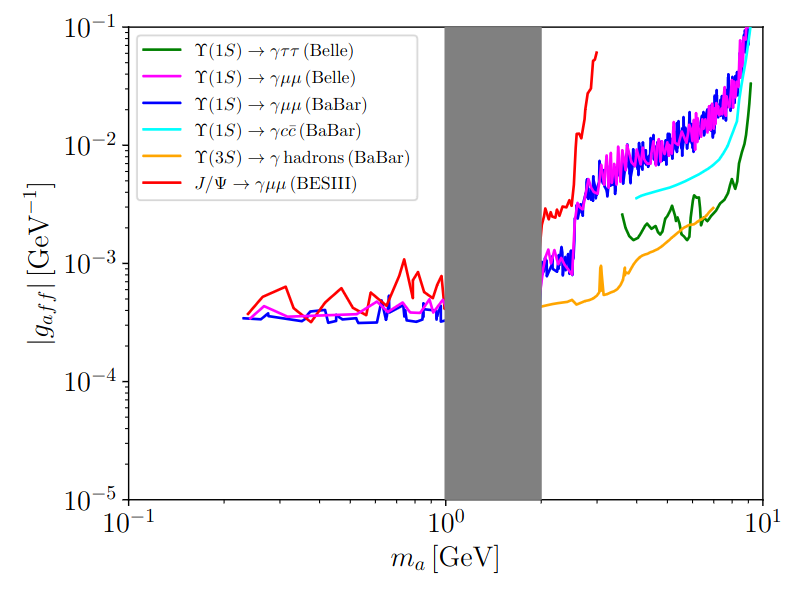
#> input picture plot.png, 792 x 591 px
$ jupyter execute digiplotter.ipynb
#> lines starting #> are read from the running program, lines starting #| are printed output that depends on the picture; long printed decimals are rounded
[cell 1]
from PIL import Image # Reading and manipulating images
import numpy as np # Math stuff
import matplotlib.pyplot as plt # Plot stuff
from matplotlib.patches import Rectangle
from sklearn.cluster import KMeans

## Reading the image

We are going to digitize Figure 4 from di Luzio, Guerrera, Ponce and Rigolin, [arXiv:2402.12454](https://arXiv.org/abs/2402.12454)

[cell 2]
img = Image.open('plot.png')
#> img is the input picture: PIL image 792x591 RGBA; mean R, G, B, A 235.6, 232.9, 236.2, 255

plt.figure(figsize=(10,10))
plt.imshow(np.asarray(img))
plt.xlabel('x')
plt.ylabel('y')

This is our plot-in-a-plot. Notice that the origin of coordinates for the image is located at the top left, and positive $y$ increases downwards.

## Defining the box

Now we define the box where we are going to look for the points of interest:

[cell 3]
min_x = 200
max_x = 650
min_y = 40
max_y = 400

[cell 4]
plt.figure(figsize=(10,10))
plt.imshow(np.asarray(img))
ax = plt.gca()
ax.add_patch(Rectangle((min_x, min_y), max_x-min_x, max_y-min_y, alpha=0.2))
plt.xlabel('x')
plt.ylabel('y')
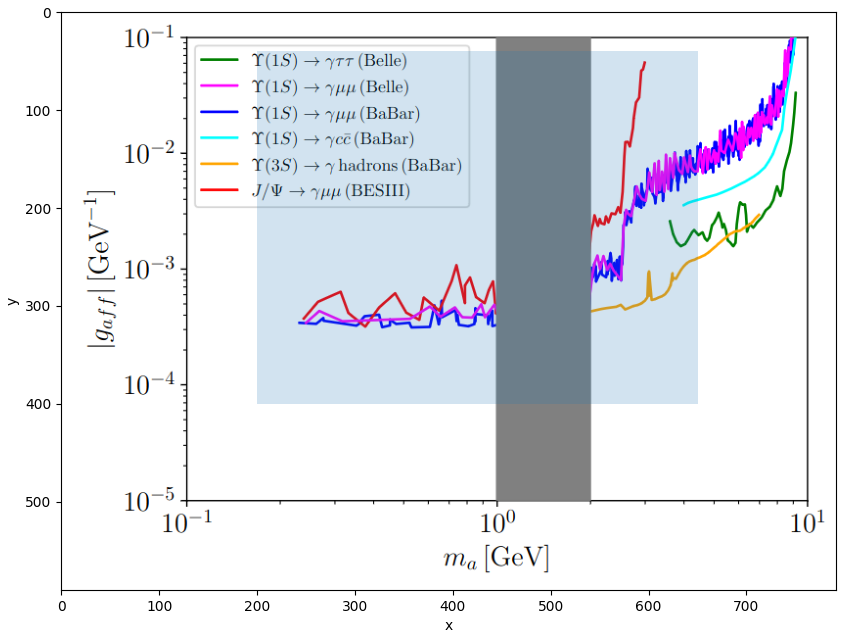
#> figure drawn by matplotlib, 1 panel

Only the points in the blue box will be digitized. This is useful, for example, to avoid the color parts of the legend.

## Extracting the data points

First, let us see what are the colors used in the plot. In order to avoid similar colors (e.g. due to aliasing), we cluster the colors using the $k$-means algorithm

[cell 5]
points = []
for x in range(min_x, max_x):
    for y in range(min_y, max_y):
        points.append(img.getpixel((x, y))[:3])
#> after the loop, points = 162000 items

km = KMeans(6).fit(points)
colors = km.cluster_centers_
#> colors = [[129.4, 129.8, 131.1], [254, 254, 253.8], [246.7, 68.2, 28.04], [23.14, 20.71, 247.7], [244.7, 13.06, 254.3], [53.65, 41.93, 50.67]]

for i, center in enumerate(colors):
    print(center)
    plt.fill_between([0,1], [i,i], [i+1, i+1], color=np.clip(np.array(center)/255, 0, 1))
    plt.annotate(f'[{i}]    ({round(center[0])}, {round(center[1])}, {round(center[2])})', (0.1, i+0.2), color=np.array([1,1,1])-np.clip(np.array(center)/255, 0, 1))
#> this loop made 6 passes
#| [129.411 129.833 131.131]
#| [254.009 253.963 253.842]
#| [246.721  68.203  28.039]
#| [ 23.142  20.714 247.653]
#| [244.656  13.062 254.319]
#| [53.645 41.932 50.668]
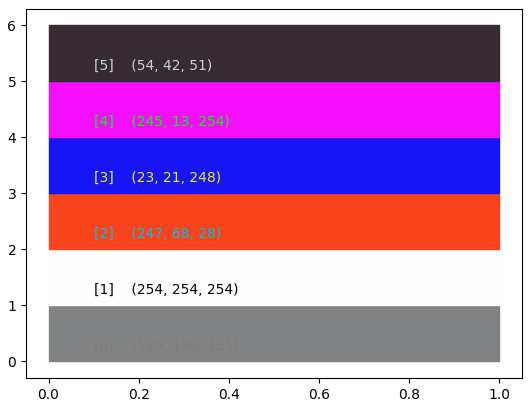
#> figure drawn by matplotlib, 1 panel

We are going to extract the data points corresponding to $J/\psi\to\gamma\mu\mu$ measured by BESIII. In order to do that, we select the points in red, corresponding to `colors[4]`. We will consider candidate points whose color distance is less than 50, and for each $x$ we extract the $y$-coordinate of the candidate point that minimizes the color distance.

[cell 6]
#color = colors[2]
color = [255, 0, 0]
col_tol = 70

[cell 7]
# [86 lines left out: functions scan_bottom2top, scan_top2bottom, scan_left2right, scan_right2left, scan_all, not called in this run]

def scan_vert_mean():
    xpos = []
    ypos = []
    for x in range(min_x, max_x):
        y_sum = 0
        y_count = 0
        for y in range(min_y, max_y):
            pixel = img.getpixel((x, y))
            col_dist = ((pixel[0]-color[0])**2+(pixel[1]-color[1])**2+(pixel[2]-color[2])**2)**0.5
            if col_dist < col_tol:
                y_sum += y
                y_count += 1
        if y_count > 0:
            xpos.append(x)
            ypos.append(y_sum/y_count)
    return xpos, ypos

def order_path(data_x, data_y):
    pts = np.column_stack((np.log(data_x), np.log(data_y)))
    unvisited = set(range(len(pts)))
    current = 0
    path = [current]
    unvisited.remove(current)

    while unvisited:
        next_p = min(unvisited, key=lambda i: np.linalg.norm(pts[i] - pts[current]))
        path.append(next_p)
        unvisited.remove(next_p)
        current = next_p

    # Reordered coordinates
    data_x_ordered = np.array(data_x)[path]
    data_y_ordered = np.array(data_y)[path]
    return data_x_ordered, data_y_ordered

# [5 lines left out: function smooth_path, not called in this run]

def find_gaps(data_x, data_y, quant=0.99, dmin = 5):
    gaps = []
    delta_x = max(dmin, int(np.quantile(np.diff(data_x), quant)))
    for i in range(len(data_x) - 1):
        if data_x[i+1] - data_x[i] > delta_x:
            gaps.append(i)
    new_x = []
    new_y = []
    ix = 0
    for g in gaps:
        new_x.append(data_x[ix:g])
        new_y.append(data_y[ix:g])
        ix = g + 1
        gap_width = data_x[g+1] -data_x[g]
        new_x.append([float(data_x[g]) + 1e-3 * gap_width, float(data_x[g+1]) - 1e-3 * gap_width])
        new_y.append([np.nan, np.nan])
    new_x.append(data_x[ix:])
    new_y.append(data_y[ix:])
    return np.hstack(new_x), np.hstack(new_y)

Now we can select the method to scan the plot in order to extract the data points:
- The simplest method is `scan_all()`, which extracts all the points matching the selected color.
- `scan_bottom2top()` and `scan_top2bottom()` perform a scan in the vertical direction: for each column in the picture, they start at the bottom(top) and stop once they reach the first occurrence of a pixel with matching color, shadowing all pixels above(below).
- Likewise, `scan_left2right()` and `scan_right2left()` perform a scan in the horizontal direction starting at the left(right).

[cell 8]
xpos, ypos = scan_vert_mean()
#> after the loop in scan_vert_mean, `for x in range(min_x, max_x):`: xpos = 250 values from 247 to 597; ypos = 250 values, max 321 at index 61, min 52 at index 249, mean 267.1
#> xpos = 250 values from 247 to 597
xpos, ypos = find_gaps(xpos, ypos)
#> in find_gaps, `delta_x = max(dmin, int(np.quantile(np.diff(data_x), quant)))`: delta_x = 5
#> after the loop in find_gaps, `for i in range(len(data_x) - 1):`: gaps = [193]
#> the loop in find_gaps, `for g in gaps:` made 1 pass
#> (g, ix, gap_width) on pass 1: (193, 194, 99)
#> after the loop in find_gaps, `for g in gaps:`: new_x = 2 items
#> xpos = 251 values from 247 to 597

The points will appear in the opposite color (in this case, cyan).

[cell 9]
s_path = order_path(xpos, ypos)
#> in order_path, `pts = np.column_stack((np.log(data_x), np.log(data_y)))`: pts = 251 rows, first 8: [5.51, 5.75], [5.51, 5.75], [5.52, 5.74], [5.52, 5.74], [5.53, 5.73], [5.53, 5.73], [5.53, 5.73], [5.54, 5.72]
#> in order_path, `unvisited = set(range(len(pts)))`: unvisited = 251 items
#> after the loop in order_path, `while unvisited:`: path = 251 values, max 250 at index 247, min 0 at index 0, mean 125; unvisited = 0 items
#> in order_path, `data_x_ordered = np.array(data_x)[path]`: data_x_ordered = 251 values, max 597 at index 247, min 247 at index 0, mean 396.1

plt.figure(figsize=(15,15))
plt.imshow(np.asarray(img))
ax = plt.gca()
plt.plot(xpos, ypos,  color=((255-color[0])/255, (255-color[1])/255, (255-color[2])/255))
plt.xlabel('x')
plt.ylabel('y')
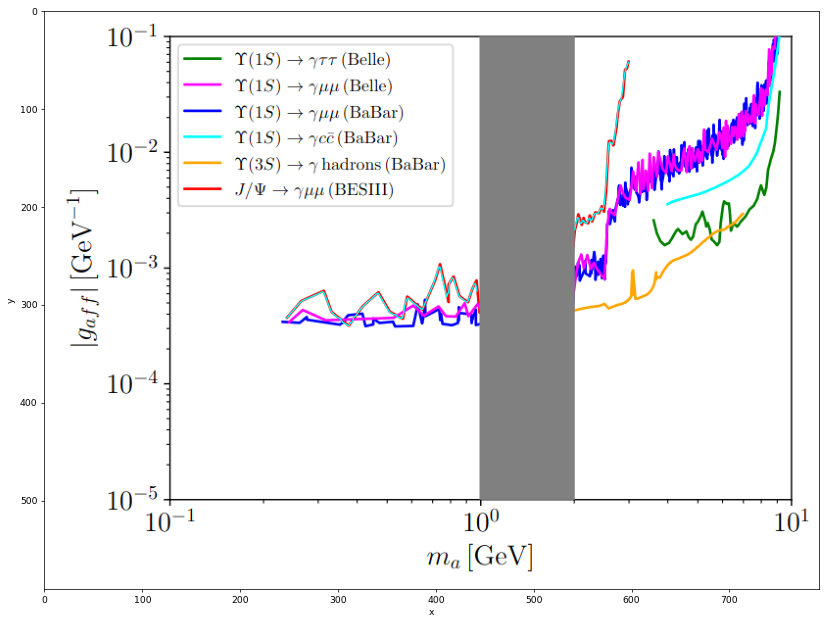
#> figure drawn by matplotlib, 1 panel

## Scaling and transforming the data

Image coordinates are not very useful, so we will have to translate them. First we define the image-coords of two reference $x$ points and two reference $y$ values to calibrate.

[cell 10]
xref1 = 128
xref2 = 761

yref1 = 27
yref2 = 500

The coords of `xref1` and `yref1` are marked in red, and `xref2` and `yref2` in blue.

[cell 11]
plt.figure(figsize=(15,15))
plt.imshow(np.asarray(img))
ax = plt.gca()
plt.axvline(xref1, c='r', lw=2)
plt.axvline(xref2, c='b', lw=2)
plt.axhline(yref1, c='r', lw=2)
plt.axhline(yref2, c='b', lw=2)
plt.xlabel('x')
plt.ylabel('y')
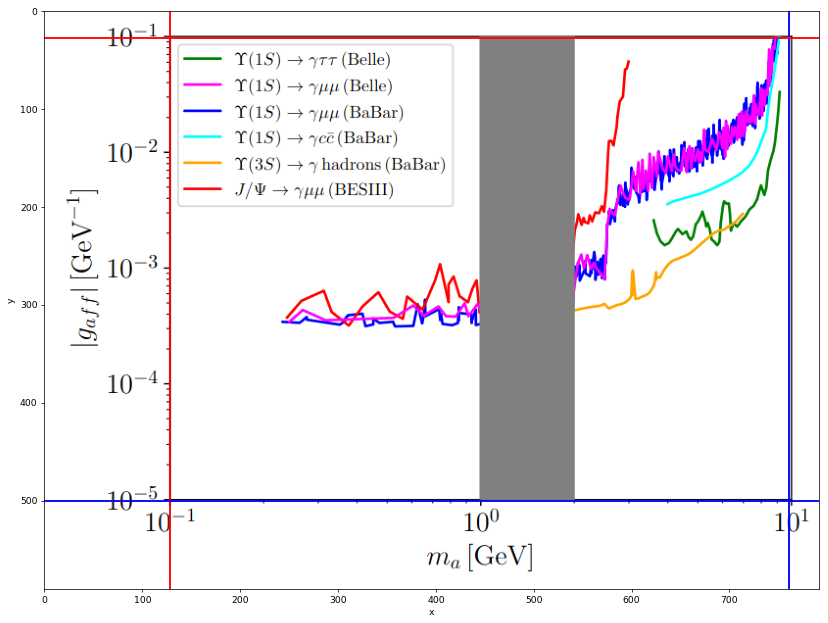
#> figure drawn by matplotlib, 1 panel

Now we enter the corresponding values for the reference points. We also decide if the scale is linear or logarithmic.

[cell 12]
xval1 = 0.1
xval2 = 10

yval1 = 1e-1
yval2 = 1e-5

logx = True
logy = True

If your scale needs a transformation that is not linear or logarithmic, you can define your custom direct and inverse transformations.

[cell 13]
if logx:
    transf_x = np.log10
    transfinv_x = lambda x: 10**x
else:
    transf_x = lambda x: x
    transfinv_x = lambda x: x

if logy:
    transf_y = np.log10
    transfinv_y = lambda x: 10**x
else:
    transf_y = lambda x: x
    transfinv_y = lambda x: x

slope_x = (transf_x(xval1)-transf_x(xval2))/(xref1-xref2)
#> slope_x = 0.00316
b_x = transf_x(xval1)-slope_x*xref1
#> b_x = -1.4
data_x = transfinv_x(np.array(xpos)*slope_x+b_x)
#> data_x = 251 values from 0.238 to 3.03

slope_y = (transf_y(yval1)-transf_y(yval2))/(yref1-yref2)
#> slope_y = -0.00846
b_y = transf_y(yval1)-slope_y*yref1
#> b_y = -0.772
data_y = transfinv_y(np.array(ypos)*slope_y+b_y)

Now the data is transformed, so we can plot it:

[cell 14]
xname = "ma"
yname = "gaff"

[cell 15]
plt.plot(data_x, data_y)
ax = plt.gca()
if logx:
    ax.set_xscale('log')
if logy:
    ax.set_yscale('log')
plt.xlabel(xname)
plt.ylabel(yname)
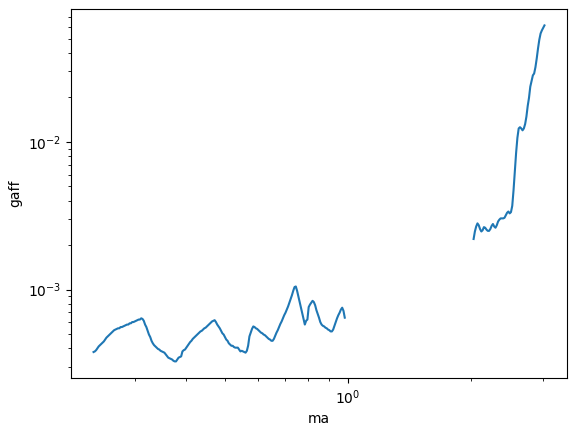
#> figure drawn by matplotlib, 1 panel

## Saving the data

Finally we can store the data in a csv file:

[cell 16]
with open("data.csv", "wt") as f:
    f.write(f"{xname},{yname}\n")
    for x, y, in zip(data_x, data_y):
        f.write(f"{x},{y}\n")
#> this loop made 251 passes
#> (x, y) on passes 1 to 3: (0.238, 0.000378), (0.239, 0.000381), (0.241, 0.000389)
